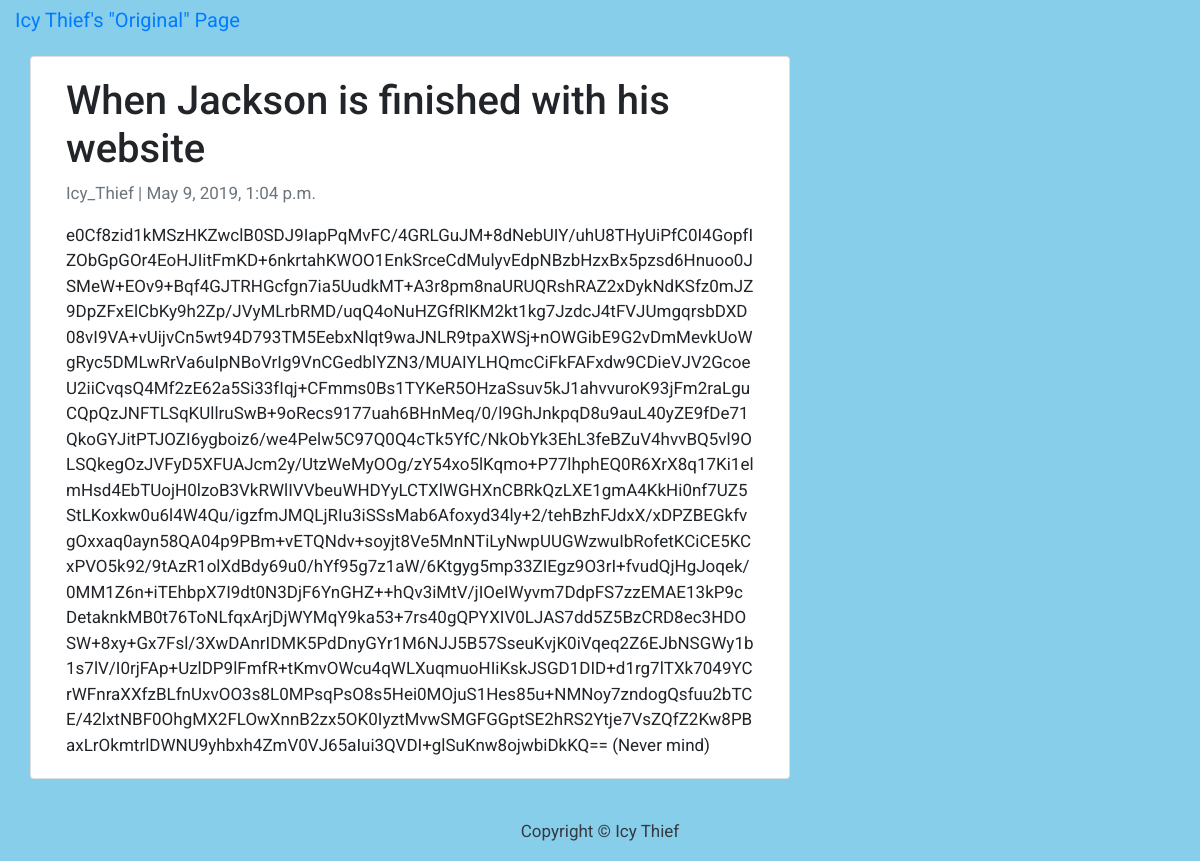
Page /when-jackson-finished-his-website/ on the committed database.
### blog/models.py (models this page shows, shortened)
class Post(models.Model):
    title = models.CharField(max_length=200, unique=True)
    slug = models.SlugField(max_length=200, unique=True)
    author = models.ForeignKey(User, on_delete= models.CASCADE,related_name='blog_posts')
    updated_on = models.DateTimeField(auto_now= True)
    content = models.TextField()
    created_on = models.DateTimeField(auto_now_add=True)
    status = models.IntegerField(choices=STATUS, default=0)
    class Meta:
        ordering = ['-created_on']

### blog/views.py (the view)
# urls.py: path('<slug:slug>/', views.PostDetail.as_view(), name='post_detail'),
class PostDetail(generic.DetailView):
    model = Post
    template_name = 'post_detail.html'

### blog/templates/post_detail.html (shortened to what this page needs)
{% extends 'base.html' %} {% block content %}
<div class="container">
  <div class="row">
    <div class="col-md-8 card mb-4  mt-3 left  top">
      <div class="card-body">
        <h1>{% block title %} {{ object.title }} {% endblock title %}</h1>
        <p class=" text-muted">{{ post.author }} | {{ post.created_on }}</p>
        <p class="card-text ">{{ object.content | safe }}</p>
      </div>
    </div>
  </div>
</div>
{% endblock content %}

### blog/templates/base.html (style rules this page uses)
body { font-family: "Roboto", sans-serif; font-size: 17px; background-color: skyblue; }

### rows in the picture
Post: title "When Jackson is finished with his website", author "Icy_Thief", created_on "May 9, 2019, 1:04 p.m.", content "e0Cf8zid1kMSzHKZwclB0SDJ9IapPqMvFC/4GRLGuJM+8dNebUIY/uhU8THyUiPfC0I4GopfIZObGpGOr4EoHJIitFmKD+6nkrtahKWOO1EnkSrceCdMulyvEdpNBzbHzxBx5pzsd6Hnuoo0JSMeW+EOv9+Bqf4GJTRHGcfgn7ia5UudkMT+A3r8pm8naURUQRshRAZ2xDykNdKSfz0mJZ9DpZFxElCbKy9h2Zp/JVyMLrbRMD/uqQ4oNuHZGfRlKM2kt1kg7JzdcJ4tFVJUmgqrsbDXD08vI9VA+vUijvCn5wt94D793TM5EebxNlqt9waJNLR9tpaXWSj+nOWGibE9G2vDmMevkUoWgRyc5DMLwRrVa6uIpNBoVrIg9VnCGedblYZN3/MUAIYLHQmcCiFkFAFxdw9CDieVJV2GcoeU2iiCvqsQ4Mf2zE62a5Si33fIqj+CFmms0Bs1TYKeR5OHzaSsuv5kJ1ahvvuroK93jFm2raLguCQpQzJNFTLSqKUllruSwB+9oRecs9177uah6BHnMeq/0/l9GhJnkpqD8u9auL40yZE9fDe71QkoGYJitPTJOZI6ygboiz6/we4Pelw5C97Q0Q4cTk5YfC/NkObYk3EhL3feBZuV4hvvBQ5vl9OLSQkegOzJVFyD5XFUAJcm2y/UtzWeMyOOg/zY54xo5lKqmo+P77lh…"
